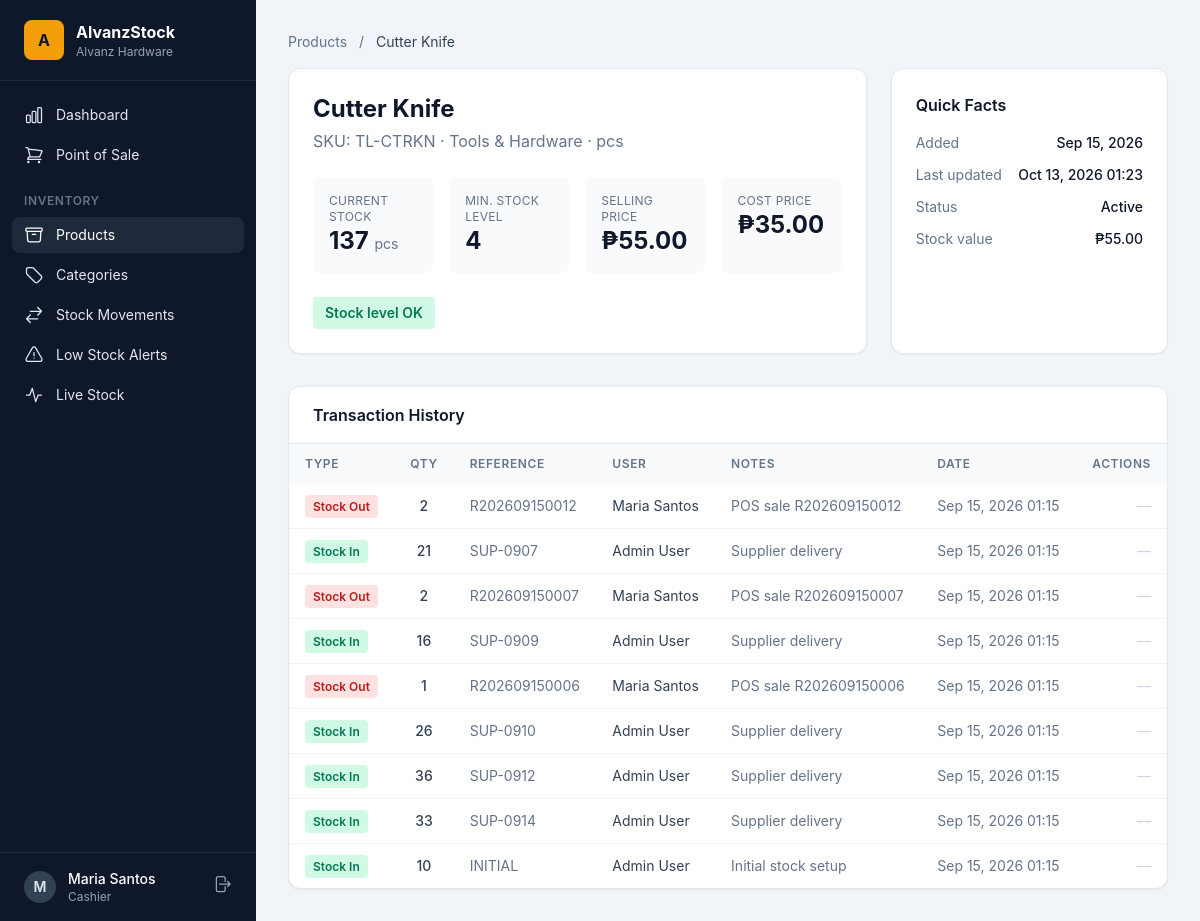
The app's page /products/10/ (signed in) with its own data.
### accounts/models.py (models this page shows, shortened)
class User(AbstractUser):
    class Role(models.TextChoices):
        MANAGER = "manager", "Manager"
        CASHIER = "cashier", "Cashier"
        STAFF = "staff", "Staff"
        STOCK_VIEWER = "stock_viewer", "Stock Viewer"
    role = models.CharField(max_length=20, choices=Role.choices, default=Role.STAFF)
    @property
    def is_manager(self):
        return self.role == self.Role.MANAGER or self.is_superuser
    @property
    def is_stock_viewer(self):
        return self.role == self.Role.STOCK_VIEWER

### inventory/models.py (models this page shows, shortened)
class Product(models.Model):
    name = models.CharField(max_length=200)
    sku = models.CharField(max_length=50, unique=True)
    image = models.ImageField(upload_to="products/", blank=True)
    category = models.ForeignKey(Category, on_delete=models.SET_NULL, null=True, blank=True, related_name="products")
    unit = models.CharField(max_length=20, default="pcs")
    cost_price = models.DecimalField(max_digits=12, decimal_places=2, default=0)
    sell_price = models.DecimalField(max_digits=12, decimal_places=2, default=0)
    quantity = models.PositiveIntegerField(default=0)
    min_stock_level = models.PositiveIntegerField(default=10)
    is_active = models.BooleanField(default=True)
    created_at = models.DateTimeField(auto_now_add=True)
    updated_at = models.DateTimeField(auto_now=True)
    class Meta:
        ordering = ["name"]
    @property
    def is_low_stock(self):
        return self.quantity <= self.min_stock_level

class Category(models.Model):
    name = models.CharField(max_length=100, unique=True)
    description = models.TextField(blank=True)
    class Meta:
        verbose_name_plural = "categories"
        ordering = ["name"]

class StockTransaction(models.Model):
    class Type(models.TextChoices):
        STOCK_IN = "IN", "Stock In"
        STOCK_OUT = "OUT", "Stock Out"
        ADJUST = "ADJ", "Adjustment"
    product = models.ForeignKey(Product, on_delete=models.CASCADE, related_name="transactions")
    transaction_type = models.CharField(max_length=5, choices=Type.choices)
    quantity = models.PositiveIntegerField()
    reference = models.CharField(max_length=100, blank=True)
    notes = models.TextField(blank=True)
    user = models.ForeignKey("accounts.User", on_delete=models.SET_NULL, null=True, related_name="stock_transactions")
    created_at = models.DateTimeField(auto_now_add=True)
    class Meta:
        ordering = ["-created_at"]

### inventory/views.py (the view)
# urls.py: path("products/<int:pk>/", views.product_detail, name="product_detail"),
@login_required
def product_detail(request, pk):
    product = get_object_or_404(Product.objects.select_related("category"), pk=pk)
    transactions = product.transactions.select_related("user")[:20]
    return render(request, "inventory/product_detail.html", {"product": product, "transactions": transactions})

### templates/inventory/product_detail.html (shortened to what this page needs)
{% extends "base.html" %}
{% block content %}
<nav class="text-sm text-slate-500 mb-4">
  <a href="{% url 'product_list' %}" class="hover:text-amber-600">Products</a>
  <span class="mx-2">/</span>
  <span class="text-slate-700">{{ product.name }}</span>
</nav>
<div class="grid grid-cols-1 lg:grid-cols-3 gap-6 mb-8">
  <div class="lg:col-span-2 card p-6">
    <div class="flex flex-wrap items-start justify-between gap-4">
      <div>
        <h1 class="text-2xl font-bold">{{ product.name }}</h1>
        <p class="text-slate-500 mt-1">SKU: {{ product.sku }} · {{ product.category.name|default:"Uncategorized" }} · {{ product.unit }}</p>
      </div>
    </div>
    <dl class="grid grid-cols-2 sm:grid-cols-4 gap-4 mt-6">
      <div class="bg-slate-50 rounded-lg p-4">
        <dt class="text-xs text-slate-500 uppercase tracking-wide">Current Stock</dt>
        <dd class="text-2xl font-bold {% if product.is_low_stock %}text-red-600{% endif %}">{{ product.quantity }} <span class="text-sm font-normal text-slate-500">{{ product.unit }}</span></dd>
      </div>
      <div class="bg-slate-50 rounded-lg p-4">
        <dt class="text-xs text-slate-500 uppercase tracking-wide">Min. Stock Level</dt>
        <dd class="text-2xl font-bold">{{ product.min_stock_level }}</dd>
      </div>
      <div class="bg-slate-50 rounded-lg p-4">
        <dt class="text-xs text-slate-500 uppercase tracking-wide">Selling Price</dt>
        <dd class="text-2xl font-bold">₱{{ product.sell_price|floatformat:2 }}</dd>
      </div>
      <div class="bg-slate-50 rounded-lg p-4">
        <dt class="text-xs text-slate-500 uppercase tracking-wide">Cost Price</dt>
        <dd class="text-2xl font-bold">₱{{ product.cost_price|floatformat:2 }}</dd>
      </div>
    </dl>
    <div class="mt-6 flex items-center gap-3">
      {% if product.is_low_stock %}
        <span class="text-sm font-semibold px-3 py-1.5 rounded bg-red-100 text-red-700">Low stock — restock recommended</span>
      {% else %}
        <span class="text-sm font-semibold px-3 py-1.5 rounded bg-emerald-100 text-emerald-700">Stock level OK</span>
      {% endif %}
    </div>
  </div>
  <div class="card p-6">
    <h2 class="font-semibold mb-4">Quick Facts</h2>
    <dl class="space-y-3 text-sm">
      <div class="flex justify-between"><dt class="text-slate-500">Added</dt><dd class="font-medium">{{ product.created_at|date:"M d, Y" }}</dd></div>
      <div class="flex justify-between"><dt class="text-slate-500">Last updated</dt><dd class="font-medium">{{ product.updated_at|date:"M d, Y H:i" }}</dd></div>
      <div class="flex justify-between"><dt class="text-slate-500">Status</dt><dd class="font-medium">{% if product.is_active %}Active{% else %}Inactive{% endif %}</dd></div>
      <div class="flex justify-between"><dt class="text-slate-500">Stock value</dt><dd class="font-medium">₱{{ product.sell_price|floatformat:2 }}</dd></div>
    </dl>
  </div>
</div>
<div class="card overflow-hidden">
  <div class="px-6 py-4 border-b border-slate-200">
    <h2 class="font-semibold">Transaction History</h2>
  </div>
  <div class="overflow-x-auto">
    <table class="w-full">
      <thead class="bg-slate-50">
        <tr>
          <th class="table-head">Type</th>
          <th class="table-head text-center">Qty</th>
          <th class="table-head">Reference</th>
          <th class="table-head">User</th>
          <th class="table-head">Notes</th>
          <th class="table-head">Date</th>
          <th class="table-head text-right">Actions</th>
        </tr>
      </thead>
      <tbody class="divide-y divide-slate-100">
        {% for t in transactions %}
        <tr>
          <td class="table-cell">
            <span class="text-xs font-semibold px-2 py-1 rounded {% if t.transaction_type == 'IN' %}bg-emerald-100 text-emerald-700{% elif t.transaction_type == 'OUT' %}bg-red-100 text-red-700{% else %}bg-slate-100 text-slate-600{% endif %}">{{ t.get_transaction_type_display }}</span>
          </td>
          <td class="table-cell text-center font-medium">{{ t.quantity }}</td>
          <td class="table-cell text-slate-500">{{ t.reference|default:"—" }}</td>
          <td class="table-cell">{{ t.user.get_full_name|default:t.user.username|default:"—" }}</td>
          <td class="table-cell text-slate-500">{{ t.notes|default:"—"|truncatechars:40 }}</td>
          <td class="table-cell text-slate-500">{{ t.created_at|date:"M d, Y H:i" }}</td>
          <td class="table-cell text-right">
            {% if user.is_manager %}
            <form method="post" action="{% url 'stock_transaction_delete' t.pk %}" class="inline" onsubmit="return confirm('Delete this {{ t.get_transaction_type_display|lower }} of {{ t.quantity }} × {{ t.product.name|escapejs }}? Stock will be adjusted.')">
              {% csrf_token %}
              <button class="text-red-500 hover:text-red-700">Delete</button>
            </form>
            {% else %}
            <span class="text-slate-300">—</span>
            {% endif %}
          </td>
        </tr>
        {% empty %}
        <tr><td colspan="7" class="table-cell text-center text-slate-400 py-8">No transactions recorded yet.</td></tr>
        {% endfor %}
      </tbody>
    </table>
  </div>
</div>
{% endblock %}

### templates/base.html (shortened to what this page needs)
{% load static %}
<!DOCTYPE html>
<html lang="en">
<head>
  <link rel="stylesheet" href="{% static 'css/output.css' %}">
</head>
<body class="bg-slate-100 text-slate-900 antialiased">
  {% if user.is_authenticated %}
  <div class="flex min-h-screen">
    <aside class="hidden lg:flex w-64 flex-col bg-slate-900 text-slate-200 fixed inset-y-0">
      <div class="flex items-center gap-3 px-6 py-5 border-b border-slate-800">
        <div class="w-10 h-10 rounded-lg bg-amber-500 flex items-center justify-center font-bold text-slate-900">A</div>
        <div>
          <div class="font-bold text-white">AlvanzStock</div>
          <div class="text-xs text-slate-400">Alvanz Hardware</div>
        </div>
      </div>
      <nav class="flex-1 px-3 py-4 space-y-1 text-sm">
        {% if user.is_stock_viewer %}
        <a href="{% url 'real_time_stock' %}" class="{% if request.resolver_match.url_name == 'real_time_stock' %}bg-slate-800 text-white{% else %}hover:bg-slate-800 hover:text-white{% endif %} flex items-center gap-3 rounded-lg px-3 py-2">
          <svg class="w-5 h-5" fill="none" stroke="currentColor" stroke-width="1.5" viewBox="0 0 24 24"><path stroke-linecap="round" stroke-linejoin="round" d="M3 12h4l3-8 4 16 3-8h4"/></svg>
          Live Stock
        </a>
        {% else %}
        <a href="{% url 'dashboard' %}" class="{% if request.resolver_match.url_name == 'dashboard' %}bg-slate-800 text-white{% else %}hover:bg-slate-800 hover:text-white{% endif %} flex items-center gap-3 rounded-lg px-3 py-2">
          Dashboard
        </a>
        <a href="{% url 'pos_screen' %}" class="{% if request.resolver_match.url_name == 'pos_screen' %}bg-slate-800 text-white{% else %}hover:bg-slate-800 hover:text-white{% endif %} flex items-center gap-3 rounded-lg px-3 py-2">
          Point of Sale
        </a>
        <div class="pt-4 pb-1 px-3 text-xs font-semibold uppercase tracking-wider text-slate-500">Inventory</div>
        <a href="{% url 'product_list' %}" class="{% if request.resolver_match.url_name == 'product_list' or request.resolver_match.url_name == 'product_detail' or request.resolver_match.url_name == 'product_create' or request.resolver_match.url_name == 'product_edit' %}bg-slate-800 text-white{% else %}hover:bg-slate-800 hover:text-white{% endif %} flex items-center gap-3 rounded-lg px-3 py-2">
          Products
        </a>
        <a href="{% url 'category_list' %}" class="{% if request.resolver_match.url_name == 'category_list' %}bg-slate-800 text-white{% else %}hover:bg-slate-800 hover:text-white{% endif %} flex items-center gap-3 rounded-lg px-3 py-2">
          Categories
        </a>
        <a href="{% url 'stock_transaction_list' %}" class="{% if request.resolver_match.url_name == 'stock_transaction_list' or request.resolver_match.url_name == 'stock_transaction_create' %}bg-slate-800 text-white{% else %}hover:bg-slate-800 hover:text-white{% endif %} flex items-center gap-3 rounded-lg px-3 py-2">
          <svg class="w-5 h-5" fill="none" stroke="currentColor" stroke-width="1.5" viewBox="0 0 24 24"><path stroke-linecap="round" stroke-linejoin="round" d="M7.5 21L3 16.5m0 0L7.5 12M3 16.5h13.5m0-13.5L21 7.5m0 0L16.5 12M21 7.5H7.5"/></svg>
          Stock Movements
        </a>
        <a href="{% url 'low_stock' %}" class="{% if request.resolver_match.url_name == 'low_stock' %}bg-slate-800 text-white{% else %}hover:bg-slate-800 hover:text-white{% endif %} flex items-center gap-3 rounded-lg px-3 py-2">
          Low Stock Alerts
        </a>
        <a href="{% url 'real_time_stock' %}" class="{% if request.resolver_match.url_name == 'real_time_stock' %}bg-slate-800 text-white{% else %}hover:bg-slate-800 hover:text-white{% endif %} flex items-center gap-3 rounded-lg px-3 py-2">
          <svg class="w-5 h-5" fill="none" stroke="currentColor" stroke-width="1.5" viewBox="0 0 24 24"><path stroke-linecap="round" stroke-linejoin="round" d="M3 12h4l3-8 4 16 3-8h4"/></svg>
          Live Stock
        </a>
        {% endif %}
      </nav>
      <div class="px-3 py-4 border-t border-slate-800">
        <div class="flex items-center gap-3 px-3">
          <div class="w-8 h-8 rounded-full bg-slate-700 flex items-center justify-center text-sm font-semibold">{{ user.get_full_name|default:user.username|first|upper }}</div>
          <div class="flex-1 min-w-0">
            <div class="text-sm font-medium text-white truncate">{{ user.get_full_name|default:user.username }}</div>
            <div class="text-xs text-slate-400 capitalize">{{ user.get_role_display }}</div>
          </div>
          <form method="post" action="{% url 'logout' %}">
            <button title="Log out" class="text-slate-400 hover:text-white">
              <svg class="w-5 h-5" fill="none" stroke="currentColor" stroke-width="1.5" viewBox="0 0 24 24"><path stroke-linecap="round" stroke-linejoin="round" d="M15.75 9V5.25A2.25 2.25 0 0013.5 3h-6a2.25 2.25 0 00-2.25 2.25v13.5A2.25 2.25 0 007.5 21h6a2.25 2.25 0 002.25-2.25V15m3 0l3-3m0 0l-3-3m3 3H9"/></svg>
            </button>
          </form>
        </div>
      </div>
    </aside>
    <div class="flex-1 lg:ml-64">
      <main class="p-4 lg:p-8">
        {% block content %}{% endblock %}
      </main>
    </div>
  </div>
  {% else %}
    {% block bare %}{% endblock %}
  {% endif %}
</body>
</html>

### records on screen
User: get_full_name|first "M", get_full_name "Maria Santos", role "Cashier"
Product: name "Cutter Knife", sku "TL-CTRKN", category.name "Tools & Hardware", unit "pcs", quantity "137", min_stock_level "4", sell_price "55.00", cost_price "35.00", created_at "Sep 15, 2026", updated_at "Oct 13, 2026 01:23"
StockTransaction: transaction_type "Stock Out", quantity "2", reference "R202609150012", user.get_full_name "Maria Santos", notes "POS sale R202609150012", created_at "Sep 15, 2026 01:15"
StockTransaction: transaction_type "Stock In", quantity "21", reference "SUP-0907", user.get_full_name "Admin User", notes "Supplier delivery", created_at "Sep 15, 2026 01:15"
StockTransaction: transaction_type "Stock Out", quantity "2", reference "R202609150007", user.get_full_name "Maria Santos", notes "POS sale R202609150007", created_at "Sep 15, 2026 01:15"
StockTransaction: transaction_type "Stock In", quantity "16", reference "SUP-0909", user.get_full_name "Admin User", notes "Supplier delivery", created_at "Sep 15, 2026 01:15"
StockTransaction: transaction_type "Stock Out", quantity "1", reference "R202609150006", user.get_full_name "Maria Santos", notes "POS sale R202609150006", created_at "Sep 15, 2026 01:15"
StockTransaction: transaction_type "Stock In", quantity "26", reference "SUP-0910", user.get_full_name "Admin User", notes "Supplier delivery", created_at "Sep 15, 2026 01:15"
StockTransaction: transaction_type "Stock In", quantity "36", reference "SUP-0912", user.get_full_name "Admin User", notes "Supplier delivery", created_at "Sep 15, 2026 01:15"
StockTransaction: transaction_type "Stock In", quantity "33", reference "SUP-0914", user.get_full_name "Admin User", notes "Supplier delivery", created_at "Sep 15, 2026 01:15"
StockTransaction: transaction_type "Stock In", quantity "10", reference "INITIAL", user.get_full_name "Admin User", notes "Initial stock setup", created_at "Sep 15, 2026 01:15"
